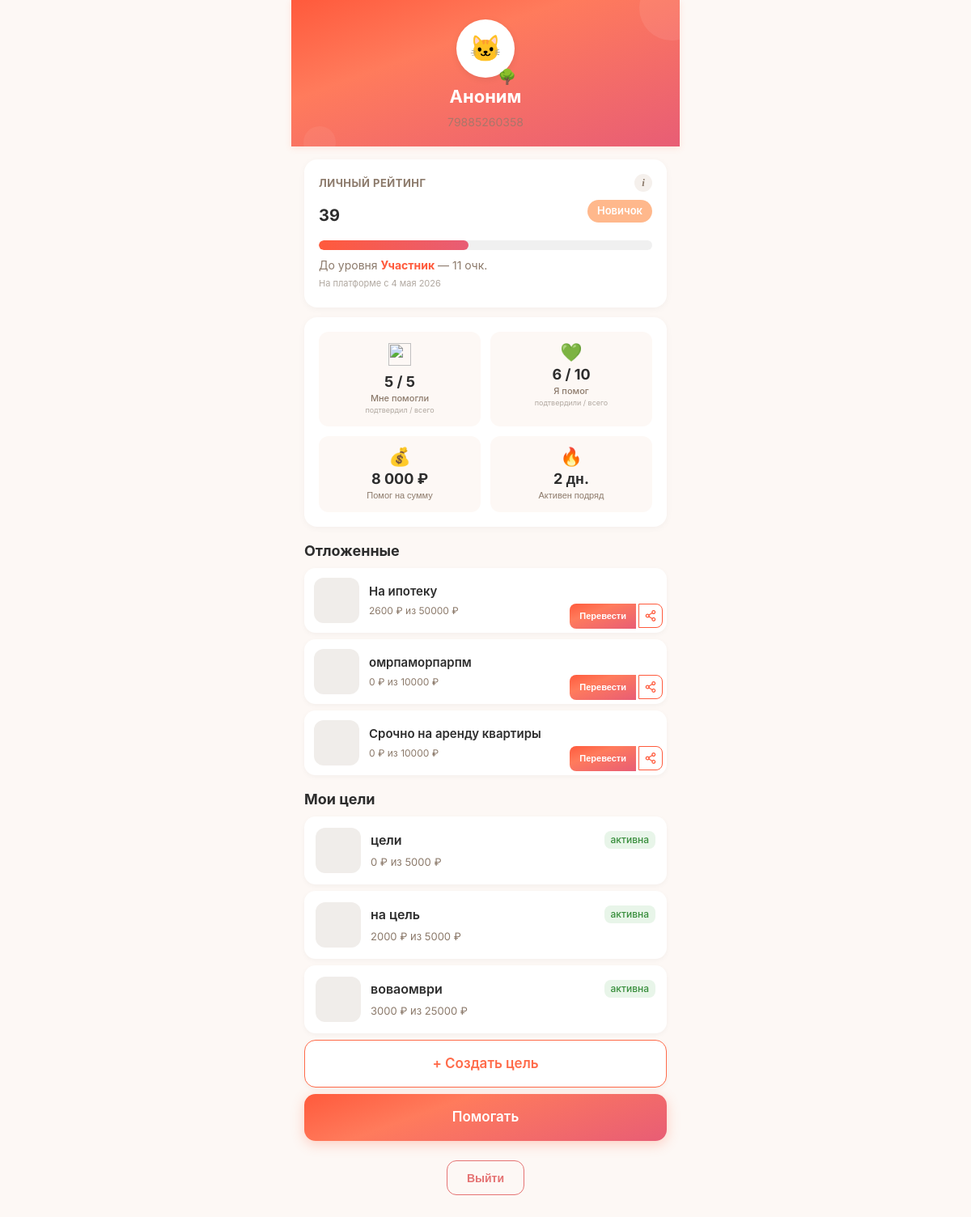
Screenshot of /profile (signed in) with the database file from the repository.
### tables this page shows
CREATE TABLE users (
            id INTEGER PRIMARY KEY AUTOINCREMENT,
            phone TEXT UNIQUE NOT NULL,
            password_hash TEXT NOT NULL,
            email TEXT NULL,
            name TEXT NULL,
            avatar_url TEXT NULL,
            max_id TEXT NULL,
            vk_id TEXT NULL,
            fcm_token TEXT NULL,
            onboarding_passed INTEGER DEFAULT 0,
            rating REAL DEFAULT 0.0,
            rating_level TEXT DEFAULT 'novice',
            confirmations_total INTEGER DEFAULT 0,
            confirmations_approved INTEGER DEFAULT 0,
            confirmations_ignored INTEGER DEFAULT 0,
            donation_streak INTEGER DEFAULT 0,
            goals_helped_close INTEGER DEFAULT 0,
            total_helped_amount REAL DEFAULT 0.00,
            priority_days INTEGER DEFAULT 0,
            circles_of_care INTEGER DEFAULT 0,
            interest_weights TEXT DEFAULT NULL,
            eternal_donation_config TEXT DEFAULT NULL,
            yellow_card_until TEXT NULL,
            is_banned INTEGER DEFAULT 0,
            created_at TEXT DEFAULT (datetime('now'))
        , xp INTEGER DEFAULT 0, xp_level TEXT DEFAULT 'novice', streak_days INTEGER DEFAULT 0, last_action_date TEXT, ip_registered TEXT, author_badge TEXT, trust_score INTEGER DEFAULT 50, trust_level TEXT DEFAULT 'guest', is_admin INTEGER DEFAULT 0, profile_completed INTEGER DEFAULT 0, video_verified INTEGER DEFAULT 0, city TEXT, region_code TEXT, region_name TEXT, birth_date TEXT, onboarding_step INTEGER DEFAULT 0);

CREATE TABLE "goals" (
        id INTEGER PRIMARY KEY AUTOINCREMENT,
        user_id INTEGER NOT NULL,
        type TEXT NOT NULL CHECK(type IN ('super_blitz','blitz','serious','urgent','group')),
        title TEXT NOT NULL,
        description TEXT NULL,
        photo_url TEXT NULL,
        amount_goal REAL NOT NULL,
        amount_collected REAL DEFAULT 0.00,
        ends_at TEXT NULL,
        status TEXT DEFAULT 'draft' CHECK(status IN ('draft','active','frozen','completed','failed','lightning_failed','hidden')),
        trial_ends_at TEXT NULL,
        subscription_active_until TEXT NULL,
        last_boosted_at TEXT NULL,
        is_lightning INTEGER DEFAULT 0,
        lightning_started_at TEXT NULL,
        moderation_status TEXT DEFAULT 'pending',
        completion_type TEXT DEFAULT 'organic',
        is_seed INTEGER DEFAULT 0,
        views_count INTEGER DEFAULT 0,
        views_24h INTEGER DEFAULT 0,
        donations_count INTEGER DEFAULT 0,
        donations_24h INTEGER DEFAULT 0,
        created_at TEXT DEFAULT (datetime('now')), photos TEXT,
        FOREIGN KEY (user_id) REFERENCES users(id)
    );

### main.py (the view, shortened to what this page needs)
@app.route('/profile')
@login_required
def profile():
    user = get_current_user()
    db = get_db()
    goals = db.execute("SELECT * FROM goals WHERE user_id = ? ORDER BY created_at DESC", (user['id'],)).fetchall()
    received_total = db.execute(
        "SELECT COUNT(*) FROM donations WHERE goal_id IN (SELECT id FROM goals WHERE user_id = ?) AND donor_id IS NOT NULL",
        (user['id'],)
    ).fetchone()[0]
    received_approved = db.execute(
        "SELECT COUNT(*) FROM donations WHERE goal_id IN (SELECT id FROM goals WHERE user_id = ?) AND donor_id IS NOT NULL AND status IN ('recipient_confirmed','completed')",
        (user['id'],)
    ).fetchone()[0]
    sent_total = db.execute(
        "SELECT COUNT(*) FROM donations WHERE donor_id = ?",
        (user['id'],)
    ).fetchone()[0]
    sent_approved = db.execute(
        "SELECT COUNT(*) FROM donations WHERE donor_id = ? AND status IN ('recipient_confirmed','completed')",
        (user['id'],)
    ).fetchone()[0]
    ignored = db.execute(
        "SELECT d.amount_reported, d.donor_confirmed_at, u.phone as donor_phone FROM donations d LEFT JOIN users u ON d.donor_id = u.id WHERE d.goal_id IN (SELECT id FROM goals WHERE user_id = ?) AND d.status = 'donor_confirmed' AND datetime(d.donor_confirmed_at) <= datetime('now', '-24 hours') ORDER BY d.donor_confirmed_at DESC LIMIT 10",
        (user['id'],)
    ).fetchall()
    months = ['января','февраля','марта','апреля','мая','июня','июля','августа','сентября','октября','ноября','декабря']
    ignored_list = []
    liked_goals = db.execute("""
        SELECT g.*, u.name as author_name, u.xp_level as author_level
        FROM likes l
        JOIN goals g ON l.goal_id = g.id
        JOIN users u ON g.user_id = u.id
        WHERE l.user_id = ?
        ORDER BY l.created_at DESC
    """, (user['id'],)).fetchall()
    db.close()
    return render_template('profile.html',
        user=user,
        goals=goals,
        received_total=received_total,
        received_approved=received_approved,
        sent_total=sent_total,
        sent_approved=sent_approved,
        ignored_donations=ignored_list,
        liked_goals=liked_goals)

### main.py (called while the page is built)
def get_current_user():
    if 'user_id' in session:
        db = get_db()
        try:
            user = db.execute("SELECT * FROM users WHERE id = ?", (session['user_id'],)).fetchone()
            return user
        except:
            return None
        finally:
            db.close()
    return None

def login_required(f):
    @wraps(f)
    def wrap(*args, **kwargs):
        if 'user_id' not in session:
            flash('Сначала войдите в аккаунт.', 'warning')
            return redirect(url_for('login'))
        return f(*args, **kwargs)
    return wrap

def level_emoji(level_key):
    return LEVEL_EMOJI.get(level_key, '🌱')

def format_date(date_str):
    if not date_str:
        return ''
    try:
        parts = date_str[:10].split('-')
        return f"{int(parts[2])} {MONTHS[int(parts[1])-1]} {parts[0]}"
    except:
        return date_str[:10]

### models.py (called while the page is built)
def get_db():
    conn = sqlite3.connect(DATABASE, timeout=10)
    conn.row_factory = sqlite3.Row
    conn.execute("PRAGMA journal_mode=WAL")
    conn.execute("PRAGMA synchronous=NORMAL")
    conn.execute("PRAGMA busy_timeout=5000")
    conn.execute("PRAGMA foreign_keys = ON")
    return conn

### trust_engine.py (called while the page is built)
def get_trust_segments(score):
    score = score or 0
    segments = []
    for i, (min_score, key, emoji_name, perks) in enumerate(TRUST_LEVELS):
        if i < len(TRUST_LEVELS) - 1:
            max_score = TRUST_LEVELS[i+1][0]
        else:
            max_score = 999999
        is_current = min_score <= score < max_score
        is_passed = score >= max_score
        segments.append({
            'level': i + 1,
            'key': key,
            'name': get_trust_level_name(key),
            'min_score': min_score,
            'max_score': max_score,
            'color': TRUST_COLORS[i],
            'is_current': is_current,
            'is_passed': is_passed,
        })
    return segments

def get_trust_level_name(level_key):
    NAMES = {
        'guest': 'Гость',
        'newcomer': 'Новичок',
        'member': 'Участник',
        'verified': 'Проверенный',
        'reliable': 'Надёжный',
        'trusted': 'Свой',
        'veteran': 'Старожил',
        'guardian': 'Хранитель',
        'beacon': 'Маяк',
        'guard': 'Страж',
        'sage': 'Мудрец',
        'legend': 'Легенда',
    }
    return NAMES.get(level_key, 'Гость')

### templates/profile.html (shortened to what this page needs)
<!DOCTYPE html>
<html lang="ru">
<head>
    <link rel="stylesheet" href="/static/style.css?v=6">
</head>
<body>
    <div class="container">
        <div class="profile-header">
            <div style="position:relative; display:inline-block;">
            <div class="avatar">🐱</div>
            <span style="position:absolute; bottom:-2px; right:-2px; font-size:18px;">
                {{ user.xp_level|level_emoji }}
            </span>
        </div>
            <h1>{{ user.name or 'Аноним' }}</h1>
            <p class="phone">{{ user.phone }}</p>
        </div>
        {% set tp = trust_progress(user.trust_score or 0) %}
        {% set segs = trust_segments(user.trust_score or 0) %}
        <div class="card" style="position:relative;">
            <div class="card-header-row">
                <span class="card-title">Личный рейтинг</span>
                <button class="info-icon" type="button">i</button>
            </div>
            <div class="trust-row">
                <span class="trust-value">{{ user.trust_score or 0 }}</span>
                {% for seg in segs %}{% if seg.is_current %}<span class="level-badge" style="background: {{ seg.color }}; color: white;">{{ seg.name }}</span>{% endif %}{% endfor %}
            </div>
            <div class="rating-bar" onclick="toggleRatingScale()">
                <div class="rating-fill" style="width: {{ tp.progress_pct }}%;"></div>
            </div>
            <p class="trust-next">
                {% if tp.next_name %}
                    До уровня <strong>{{ tp.next_name }}</strong> — {{ tp.points_to_next }} очк.
                {% else %}
                    👑 Максимальный уровень
                {% endif %}
                <span class="trust-since">На платформе с {{ user.created_at|format_date }}</span>
            </p>
        </div>
        <div class="card">
            <div class="stats-grid">
                <a href="/profile/received" class="stats-cell stats-cell-link">
                    <div class="stats-icon"><img src="https://api.iconify.design/reicon/hand-heart.svg?color=%23FF5A3C" width="28" height="28" alt=""></div>
                    <div class="stats-num">{{ received_approved }} / {{ received_total }}</div>
                    <div class="stats-lbl">Мне помогли<br><span class="stats-hint">подтвердил / всего</span></div>
                </a>
                <a href="/profile/sent" class="stats-cell stats-cell-link">
                    <div class="stats-icon">💚</div>
                    <div class="stats-num">{{ sent_approved }} / {{ sent_total }}</div>
                    <div class="stats-lbl">Я помог<br><span class="stats-hint">подтвердили / всего</span></div>
                </a>
                <button type="button" class="stats-cell stats-cell-btn" onclick="openSumModal()">
                    <div class="stats-icon">💰</div>
                    <div class="stats-num">{{ "{:,.0f}".format(user.total_helped_amount or 0).replace(',', ' ') }} ₽</div>
                    <div class="stats-lbl">Помог на сумму</div>
                </button>
                <button type="button" class="stats-cell stats-cell-btn" onclick="openStreakModal()">
                    <div class="stats-icon">🔥</div>
                    <div class="stats-num">{{ user.streak_days or 0 }} дн.</div>
                    <div class="stats-lbl">Активен подряд</div>
                </button>
            </div>
        </div>
        {% if liked_goals %}
        <h3 class="section-title">Отложенные</h3>
        {% for lg in liked_goals %}
        <div class="liked-goal">
            <a class="liked-goal-cover" href="/goal/{{ lg.id }}" {% if lg.photo_url %}style="background-image: url('{{ lg.photo_url }}');"{% endif %}></a>
            <div class="liked-goal-info">
                <a class="liked-goal-title" href="/goal/{{ lg.id }}">{{ lg.title }}</a>
                <div class="liked-goal-meta">
                    {{ "%.0f"|format(lg.amount_collected) }} ₽ из {{ "%.0f"|format(lg.amount_goal) }} ₽
                </div>
            </div>
            <div class="liked-goal-actions">
                <a class="lg-btn-primary" href="/goal/{{ lg.id }}">Перевести</a>
                <button class="lg-btn-share" onclick="shareGoal('{{ lg.id }}', '{{ lg.title|e }}')" title="Поделиться">
                    <div class="share-icon-{{ lg.id }}" style="width:20px;height:20px;"></div>
                </button>
            </div>
        </div>
        {% endfor %}
        {% endif %}
        <h3 style="margin: 16px 16px 8px; font-size:18px; font-weight:700;">Мои цели</h3>
        {% if goals %}
            {% for goal in goals %}
            <a class="goal-item" href="/goal/{{ goal.id }}">
                <div class="goal-cover" {% if goal.photo_url %}style="background-image: url('{{ goal.photo_url }}');"{% endif %}></div>
                <div class="goal-info">
                    <div class="top">
                        <span class="title">{{ goal.title }}</span>
                        <span class="status status-{{ goal.status }}">{% if goal.status == 'active' %}активна{% elif goal.status == 'completed' %}завершена{% elif goal.status == 'frozen' %}заморожена{% else %}{{ goal.status }}{% endif %}</span>
                    </div>
                    <div style="font-size:13px;color:#8C7A6B;">
                        {{ "%.0f"|format(goal.amount_collected) }} ₽ из {{ "%.0f"|format(goal.amount_goal) }} ₽
                    </div>
                </div>
            </a>
            {% endfor %}
        {% else %}
            <div class="card" style="text-align:center;">
                <p style="color:#8C7A6B; margin:0;">У вас пока нет целей</p>
            </div>
        {% endif %}
        <a class="fab-outline" href="/goals/choose">+ Создать цель</a>
        <a class="fab" href="/goals">Помогать</a>
        <div class="logout-wrap">
            <form method="POST" action="/logout" style="display:inline;">
                <button type="submit" class="logout-btn">Выйти</button>
            </form>
        </div>
    </div>
</body>
</html>

### static/style.css (style rules this page uses)
:root { --cta: #FF6B4A; --cta-hover: #E85D3A; --bg: #FDF8F5; --card: #FFFFFF; --card-shadow: 0 2px 12px rgba(0,0,0,0.04); --text: #2D2D2D; --text-soft: #8C7A6B; --success: #5B9A6B; --error: #E57373; --gold: #D4A853; --gradient-cta: linear-gradient(160deg, #FF5A3C 0%, #FF7B5C 35%, #E85D75 100%); --radius: 12px; --radius-lg: 16px; --font: 'Inter', -apple-system, BlinkMacSystemFont, sans-serif; --transition: 0.2s ease; }
*, *::before, *::after { box-sizing: border-box; margin: 0; padding: 0; }
body { font-family: var(--font); font-size: 16px; line-height: 1.5; background: var(--bg); color: var(--text); -webkit-tap-highlight-color: transparent; -webkit-font-smoothing: antialiased; animation: pageIn 0.3s ease; }
h1 { font-size: 28px; font-weight: 700; line-height: 1.2; }
h3 { font-size: 18px; font-weight: 600; }
p { color: var(--text-soft); }
a { color: var(--cta); text-decoration: none; }
.card { background: var(--card); border-radius: var(--radius-lg); padding: 16px; box-shadow: var(--card-shadow); margin-bottom: 12px; }
html { overscroll-behavior-y: auto; }
* { scrollbar-width: thin; scrollbar-color: #FF5A3C transparent; }
.info-icon { width: 22px; height: 22px; border-radius: 50%; background: #F5F0EC; color: #8C7A6B; font-size: 13px; font-weight: 700; font-style: italic; font-family: Georgia, serif; display: flex; align-items: center; justify-content: center; cursor: pointer; border: none; padding: 0; transition: background 0.15s, color 0.15s, transform 0.1s; flex-shrink: 0; }

### rows the page displays
users: xp_level|level_emoji "🌳", phone "79885260358", trust_score "39", created_at "4 мая 2026", total_helped_amount "8 000", streak_days "2"
goals: title "На ипотеку", amount_collected "2600", amount_goal "50000"
goals: title "омрпаморпарпм", amount_collected "0", amount_goal "10000"
goals: title "Срочно на аренду квартиры", amount_collected "0", amount_goal "10000"
goals: title "цели", status "активна", amount_collected "0", amount_goal "5000"
goals: title "на цель", status "активна", amount_collected "2000", amount_goal "5000"
goals: title "воваомври", status "активна", amount_collected "3000", amount_goal "25000"

### other values shown
{{ user.name or 'Аноним' }} "Аноним"
{{ seg.name }} "Новичок"
{{ tp.next_name }} "Участник"
{{ tp.points_to_next }} "11"
{{ received_approved }} "5"
{{ received_total }} "5"
{{ sent_approved }} "6"
{{ sent_total }} "10"
